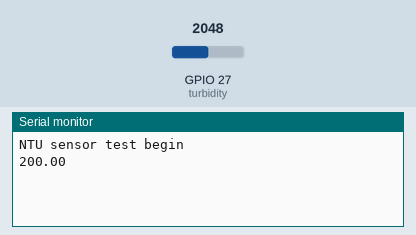
Simulated run of this sketch. Board: ESP32. Shown: the last lines printed to the serial monitor. Inputs (shaded band) come from the test bench; at power-on: GPIO 27 (turbidity) = 2048.

Above: at 4.2 s.
4.3 s: GPIO 27 (turbidity) set to 2866
At 7.5 s:
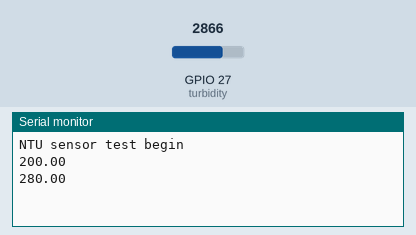
8.1 s: GPIO 27 (turbidity) set to 3603
At 9.7 s:
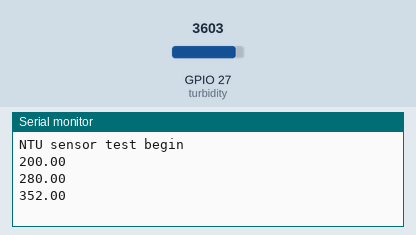
Timing chart, 0 to 11.2 s (numbered marks = the images above; inputs shaded):
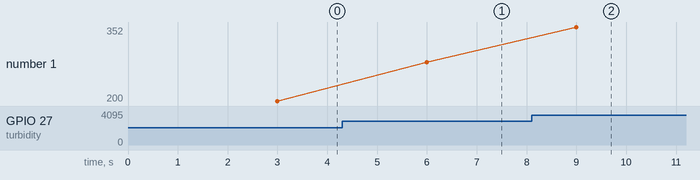

The sketch:

Turbidity.ino
```cpp
//============================================================== Sensor Pin
#define turbidity 27
float NTU = 0;

void setup (){
  delay(3000);
  Serial.begin(115200);
  Serial.println("NTU sensor test begin");
  pinMode(turbidity, INPUT);
}

void loop (){
  int NTU = analogRead(turbidity);
  float NTUvoltage = map(NTU, 0, 1023, 0, 100); // Adjust the mapping as needed
  Serial.println(NTUvoltage);
  delay(3000);
}

// NTU = 0 , V = 4.1     PURE WATER
// NTU = 3000 , V = 2.5  CLOUDED WATER
```

Measured:
- after the input at 4.3 s, the serial monitor: prints a new line after 1.7 s (image 1)
- after the input at 8.1 s, the serial monitor: prints a new line after 0.90 s (image 2)
- plotted number 1: 200 → 280 after the input at 4.3 s, 280 → 352 after the input at 8.1 s
